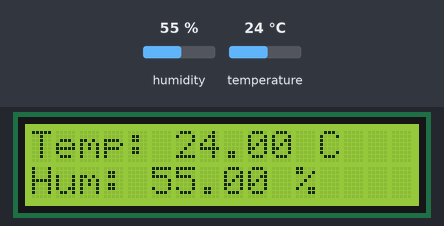
This sketch was run on a simulated ESP8266 (NodeMCU). Parts: 16×2 character LCD. The inputs (shaded band) are chosen by the test bench; at power-on: humidity 55 %, temperature 24 °C. What the sketch prints to the serial monitor is not drawn.

Above: at 1.2 s.
1.3 s: humidity set to 22 %
At 3.7 s:
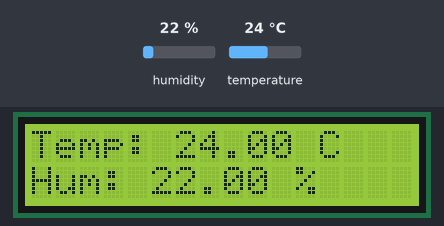
4.2 s: temperature set to 12 °C
At 5.3 s:
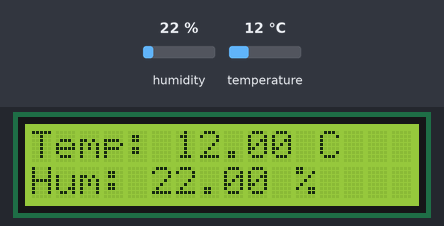
7.1 s: humidity set to 40 %
At 9.7 s:
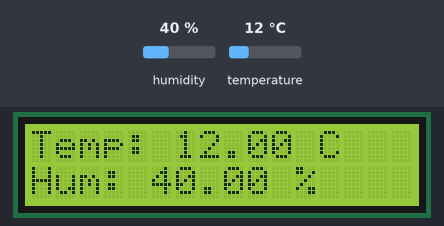
10.1 s: temperature set to 19 °C
At 11.4 s:
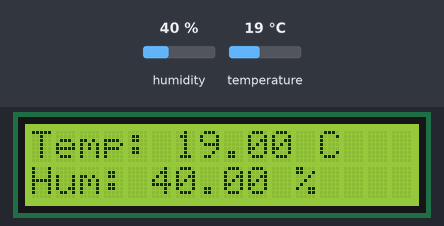
Timing chart, 0 to 13.1 s (numbered marks = the images above; inputs shaded):
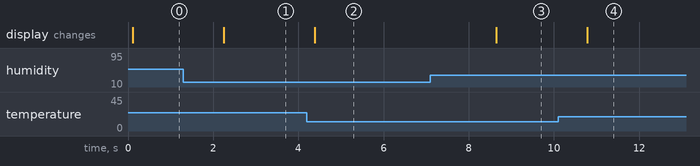

Measured:
- after the input at 1.3 s, the display: changes after 0.95 s (image 1)
- after the input at 4.2 s, the display: changes after 0.18 s (image 2)
- after the input at 7.1 s, the display: changes after 1.5 s (image 3)
- after the input at 10.1 s, the display: changes after 0.68 s (image 4)

The sketch:

WS02-64110588.ino
```cpp
#include <Adafruit_Sensor.h>
#include <DHT.h>
#include <LiquidCrystal_I2C.h>

float temperature = 0;
float humidity = 0;

DHT dht14(D4, DHT11);
LiquidCrystal_I2C lcd(0x27, 16, 2);

void setup() {
  Serial.begin(9600);
  dht14.begin();
  lcd.begin();
  lcd.clear();
}

void loop() {
  humidity = dht14.readHumidity();
  temperature = dht14.readTemperature();

  Serial.print("Temperature: ");
  Serial.print(temperature);
  Serial.print(" °C  Humidity: ");
  Serial.print(humidity);
  Serial.println(" %");

  String tempText = "Temp: " + String(temperature) + " C";
  String humidityText = "Hum: " + String(humidity) + " %";

  lcd.clear();
  lcd.setCursor(0, 0);
  lcd.print(tempText);

  lcd.setCursor(0, 1);
  lcd.print(humidityText);

  delay(500);
}
```
